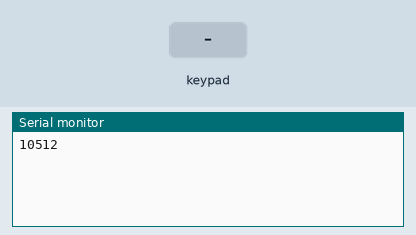
The sketch below on a simulated Arduino Uno, built with avr-gcc and run on an emulated ATmega328P. Parts: the last lines printed to the serial monitor. The inputs (shaded band) are chosen by the test bench.

Above: at 1.2 s.
1.3 s: key '1' pressed
At 1.9 s:
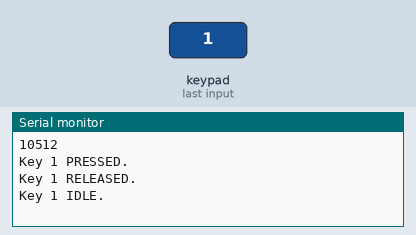
2.9 s: key 'a' pressed
At 3.6 s:
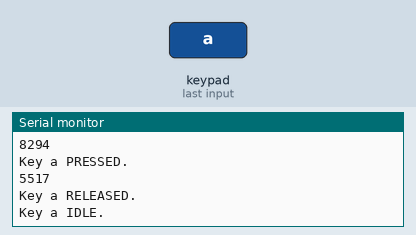
4.5 s: key 'b' pressed
At 4.89 s:
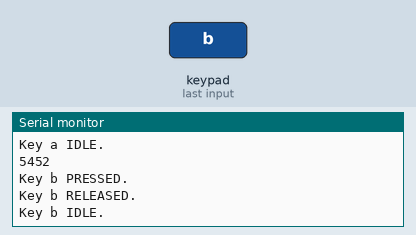
6.1 s: key 'c' pressed
At 6.9 s:
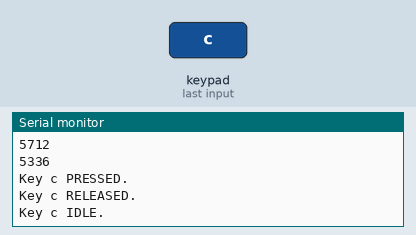
7.7 s: key 'd' pressed
At 7.83 s:
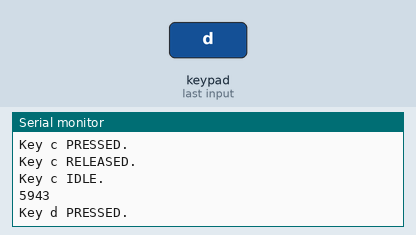
9.3 s: key 'e' pressed
At 9.9 s:
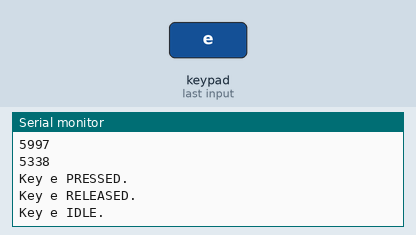
Timing chart, 0 to 11.9 s (numbered marks = the images above; inputs shaded):
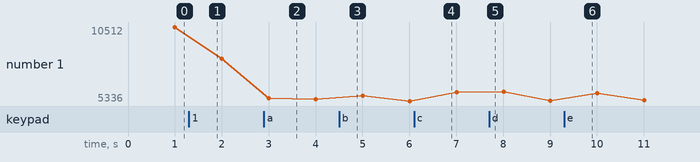

The sketch:

MultiKey_MC17_DC2019_v00.ino
```cpp
/* Multikey_MC17 - 16-bit I2C port conversion of Keypad's Multikey
:: G. D. (Joe) Young Feb 12, 2013
:: MC23017 version - GDY May 19, 2014
::
|| @file MultiKey.ino
|| @version 1.0
|| @author Mark Stanley
|| @contact mstanley@technologist.com
||
|| @description
|| | The latest version, 3.0, of the keypad library supports up to 10
|| | active keys all being pressed at the same time. This sketch is an
|| | example of how you can get multiple key presses from a keypad or
|| | keyboard.
|| #
*/

#include <Keypad.h>
#include <Keypad_MC17.h>    // I2C i/o library for Keypad
#include <Wire.h>           // I2C library for Keypad_MC17

#define I2CADDR 0x20        // address of MCP23017 chip on I2C bus

const byte ROWS = 4; //four rows
const byte COLS = 8; //three columns
char keys[ROWS][COLS] = {
  {'1','2','3','a','b','c','d','e'},
  {'4','5','6','f','g','h','i','j'},
  {'7','8','9','k','l','m','n','o'},
  {'*','0','#','p','q','r','s','t'}
};
byte rowPins[ROWS] = {8, 9, 10, 11}; //connect to the row pinouts of the kpd
byte colPins[COLS] = {0, 1, 2, 3, 4, 5, 6, 7}; //connect to the column pinouts of the kpd

// modify constructor for I2C i/o
Keypad_MC17 kpd = Keypad_MC17( makeKeymap(keys), rowPins, colPins, ROWS, COLS, I2CADDR );


void setup() {
  Serial.begin(9600);
  kpd.begin( );            // also starts wire library
  kpd.setDebounceTime(1);
}

unsigned long loopCount = 0;
unsigned long startTime = millis();
String msg = "";


void loop() {

  loopCount++;
  if ( (millis()-startTime)>1000 ) {
      Serial.println(loopCount);
      startTime = millis();
      loopCount = 0;
  }

  // Fills kpd.key[ ] array with up-to 10 active keys.
  // Returns true if there are ANY active keys.
  if (kpd.getKeys())
  {
    for (int i=0; i<LIST_MAX; i++)   // Scan the whole key list.
    {
      if ( kpd.key[i].stateChanged )   // Only find keys that have changed state.
      {
        switch (kpd.key[i].kstate) {  // Report active key state : IDLE, PRESSED, HOLD, or RELEASED
            case PRESSED:
                msg = " PRESSED.";
                break;
            case HOLD:
                msg = " HOLD.";
                break;
            case RELEASED:
                msg = " RELEASED.";
                break;
            case IDLE:
                msg = " IDLE.";
        }
        Serial.print("Key ");
        Serial.print(kpd.key[i].kchar);
        Serial.println(msg);
      }
    }
  }
}  // End loop
```

Measured:
- after the input at 1.3 s, the serial monitor: prints a new line at once (image 1)
- after the input at 2.9 s, the serial monitor: prints a new line at once (image 2)
- after the input at 4.5 s, the serial monitor: prints a new line at once (image 3)
- after the input at 6.1 s, the serial monitor: prints a new line at once (image 4)
- after the input at 7.7 s, the serial monitor: prints a new line at once (image 5)
- after the input at 9.3 s, the serial monitor: prints a new line at once (image 6)
- plotted number 1: 10512 → 8294 after the input at 1.3 s, 8294 → 5452 after the input at 2.9 s, 5452 → 5336 after the input at 4.5 s, 5336 → 5943 after the input at 6.1 s, 5943 → 5338 after the input at 7.7 s
